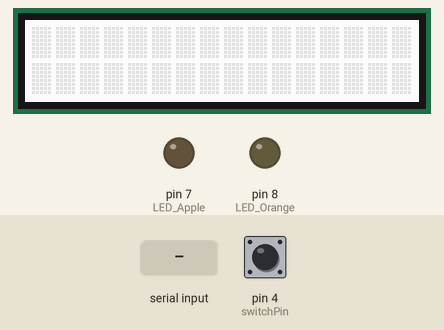
This sketch was run on a simulated Arduino Uno, built with avr-gcc and run on an emulated ATmega328P. On the bench: 16×2 character LCD, output pins drawn as LEDs (lit = HIGH). The test bench sets the inputs (shaded band); at power-on: pin 4 (switchPin) HIGH. What the sketch prints to the serial monitor is not drawn.

Above: at 1.2 s.
1.3 s: pin 4 (switchPin) pulled LOW for 0.6 s
3.4 s: "A90\n" received over Serial
At 3.8 s:
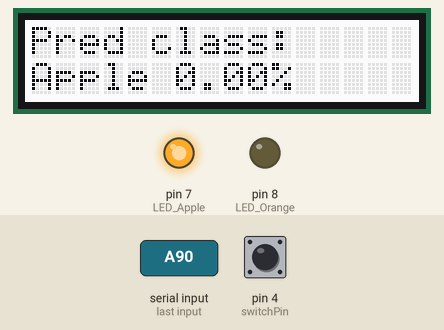
Timing chart, 0 to 6.4 s (numbered marks = the images above; inputs shaded):
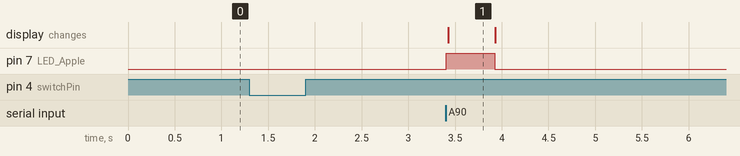

Measured:
- after the input at 1.3 s, every drawn part: stays the same
- after the input at 3.4 s, pin 7 (LED_Apple): LOW → HIGH at once, → LOW 0.52 s later; the display: changes at once (image 1)
- what the display in image 1 shows lasts 0.5 s, from 3.4 s to 3.9 s

The sketch:

Image_Classification_AppleOrange.ino
```cpp
#include <Wire.h>
#include "DFRobot_RGBLCD1602.h"

const int switchPin = 4;
int prevState = HIGH;

DFRobot_RGBLCD1602 lcd(16,2);

void setup() {
  // put your setup code here, to run once:
  Serial.begin(9600);
  // USB connection between Arduino and computer
  // Starts the serial communication and sets the baud rate
  pinMode(switchPin, INPUT_PULLUP);   //Switch
  pinMode(7, OUTPUT);  //LED Apple
  pinMode(8, OUTPUT);  //LED Orange
  // pinMode(13, OUTPUT);

  lcd.init();
  lcd.setCursor(0,0);
  lcd.setRGB(255, 255, 255);
}

void loop() {
  // put your main code here, to run repeatedly:
  int state = digitalRead(switchPin);

  if (prevState == HIGH && state == LOW) {
    Serial.println("Switch ON");
    delay(200);

    while (Serial.available()==0) {}
    String cmd = Serial.readStringUntil('\n');
    cmd.trim();
    char label = cmd.charAt(0);
    float percent = cmd.substring(2).toFloat();


    digitalWrite(7, LOW);
    digitalWrite(8, LOW);
    if (label == 'A') {
      digitalWrite(7, HIGH);
      lcd.print("Pred class:");
      lcd.setCursor(0, 1);
      lcd.print("Apple ");
      lcd.print(percent);
      lcd.print("%");
    }
    else if (label == 'O') {
      digitalWrite(8, HIGH);
      lcd.print("Pred class:");
      lcd.setCursor(0, 1);
      lcd.print("Orange ");
      lcd.print(percent);
      lcd.print("%");
    }
  }
  else if (state == HIGH) {
    digitalWrite(7, LOW);
    digitalWrite(8, LOW);
    lcd.clear();
  }
  delay(500);
  prevState = state;
  // One-way: Python --> Arduino
  /*if (Serial.available()) {
    char cmd = Serial.read();
    if (cmd == 'A') {
      digitalWrite(7, HIGH);
      digitalWrite(8, LOW);
    }
    else if (cmd == 'O') {
      digitalWrite(8, HIGH);
      digitalWrite(7, LOW);
    }
  }*/
}
```
